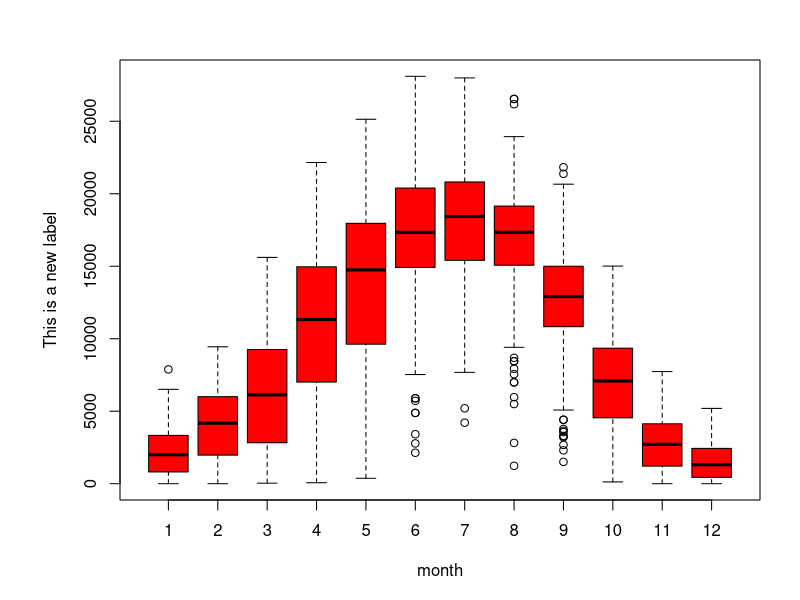

Reproduce this figure in R.

sunlight = read.table("sun.txt", header=T)
par(mar=c(5,6,3,2))
boxplot(sunlight$Kdown_direct~sunlight$month,
  ylab="This is a new label",
  xlab="month", col="red")

